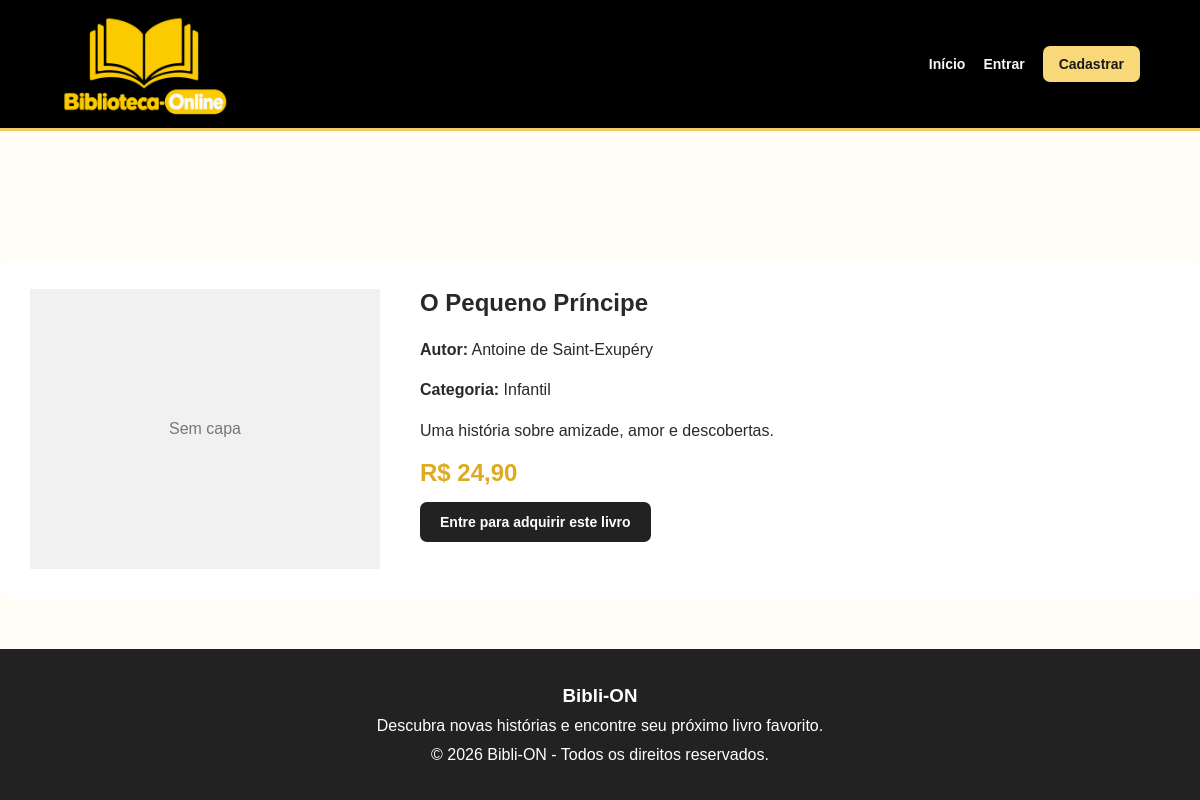
Screenshot of /livro.php?id=2 with the database file from the repository.
### tables this page shows
CREATE TABLE livros (
    id INT AUTO_INCREMENT PRIMARY KEY,
    titulo VARCHAR(150) NOT NULL,
    autor VARCHAR(100) NOT NULL,
    descricao TEXT,
    categoria VARCHAR(80),
    preco DECIMAL(10,2) DEFAULT 0.00,
    imagem VARCHAR(255),
    criado_em TIMESTAMP DEFAULT CURRENT_TIMESTAMP
);

### funcoes.php (called while the page is built, shortened)
<?php
function proteger($valor) {
    return htmlspecialchars((string)$valor, ENT_QUOTES, 'UTF-8');
}
function usuarioLogado() {
    return isset($_SESSION['usuario_id']);
}
function arquivoCapa($imagem) {
    $nome = basename((string) $imagem);
    $caminho = __DIR__ . '/imagens/' . $nome;
    return is_file($caminho) ? $nome : null;
}
function urlCapa($imagem) {
    $nome = arquivoCapa($imagem);
    return $nome ? 'imagens/' . rawurlencode($nome) : null;
}

### livro.php (the view, shortened to what this page needs)
<?php
require_once "funcoes.php";
$id = filter_input(INPUT_GET, 'id', FILTER_VALIDATE_INT);
$stmt = $pdo->prepare("SELECT * FROM livros WHERE id = ?");
$stmt->execute([$id]);
$livro = $stmt->fetch();
require "header.php";
?>
<section class="detalhes-livro">
    <?php $capa = urlCapa($livro['imagem'] ?? ''); ?>
    <?php if ($capa): ?>
        <img
            src="<?= proteger($capa); ?>"
            alt="<?= proteger($livro['titulo']); ?>"
        >
    <?php else: ?>
        <div class="sem-imagem">Sem capa</div>
    <?php endif; ?>
    <div>
        <h1><?= proteger($livro['titulo']); ?></h1>
        <p><strong>Autor:</strong> <?= proteger($livro['autor']); ?></p>
        <p><strong>Categoria:</strong> <?= proteger($livro['categoria']); ?></p>
        <p><?= nl2br(proteger($livro['descricao'])); ?></p>
        <h2 class="preco">
            R$ <?= number_format($livro['preco'], 2, ',', '.'); ?>
        </h2>
        <?php if (usuarioLogado()): ?>
            <form action="pedido.php" method="POST">
                <input type="hidden" name="livro_id" value="<?= $livro['id']; ?>">
                <button type="submit" class="botao">Adquirir livro</button>
            </form>
            <?php if (podeCadastrarLivros()): ?>
                <a href="admin.php?editar=<?= $livro['id']; ?>" class="botao-secundario">Editar cadastro</a>
            <?php endif; ?>
        <?php else: ?>
            <a href="login.php" class="botao">Entre para adquirir este livro</a>
        <?php endif; ?>
    </div>
</section>
<?php require "footer.php"; ?>

### assets/style.css (style rules this page uses)
* { margin: 0; padding: 0; box-sizing: border-box; }
body { font-family: Arial, Helvetica, sans-serif; background: #fffdf5; color: #292929; display: flex; flex-direction: column; min-height: 100vh; overflow-x: hidden; }
.botao, .botao-menu { display: inline-block; background: #222; color: white; padding: 12px 20px; border: none; border-radius: 7px; text-decoration: none; cursor: pointer; font-weight: bold; font-size: 14px; }
.sem-imagem { height: 280px; display: flex; align-items: center; justify-content: center; background: #f1f1f1; color: #777; }
.preco { color: #ddab21; font-weight: bold; margin: 15px 0; }
.detalhes-livro { display: grid; grid-template-columns: minmax(200px, 350px) 1fr; gap: 40px; align-items: start; background: white; padding: 30px; border-radius: 12px; }
.detalhes-livro h1 { margin-bottom: 20px; }
.detalhes-livro p { margin-bottom: 15px; line-height: 1.6; }

### rows the page displays
livros: titulo "O Pequeno Príncipe", autor "Antoine de Saint-Exupéry", categoria "Infantil", descricao "Uma história sobre amizade, amor e descobertas.", preco "24,90"
